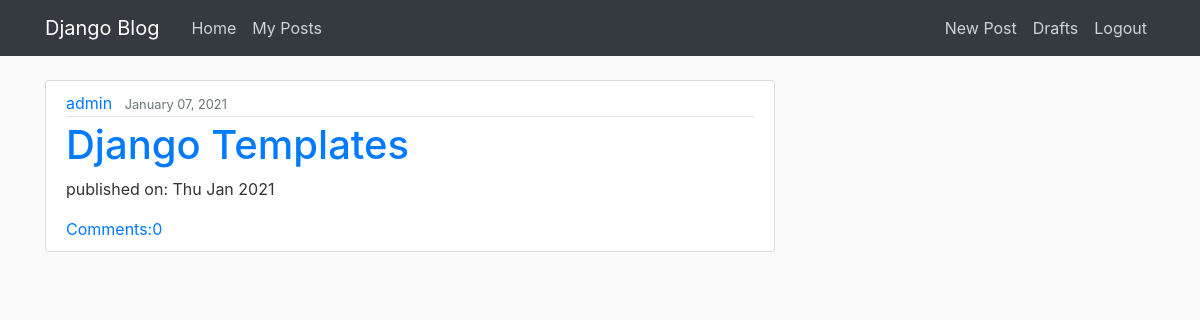
The app's page /blog/myposts/2/ (signed in) with its own data.
### blog/models.py (models this page shows, shortened)
class Post(models.Model):
    author=models.ForeignKey('auth.User',on_delete=models.CASCADE)
    title=models.CharField(max_length=200)
    text=models.TextField()
    created_date=models.DateTimeField(default=timezone.now)
    published_date=models.DateTimeField(blank=True,null=True)
    def approve_comments(self):
        return self.comments.filter(approved_comment=True)

### blog/views.py (the view)
# urls.py: path('myposts/<int:pk>/',views.MyPostsView.as_view(),name='my_posts'),
class MyPostsView(ListView):
    template_name='my_posts.html'
    model=Post
    def get_queryset(self):
        return Post.objects.filter(author=self.request.user).filter(published_date__lte=timezone.now()).order_by('-published_date')

### blog/templates/blog/my_posts.html
{% extends "blog/base.html" %}
{% block content%}
<main role="main" class="container">
  <div class="row">
    <div class="col-md-8">
      <div class="centerstage">
          {%for post in post_list%}
          <article class="media content-section">
            <div class="media-body">
              <div class="article-metadata">
                <a class="mr-2" href="#">{{ post.author }}</a>
                <small class="text-muted">{{post.published_date|date:"F d, Y" }}</small>
              </div>
              <h1><a href="{% url 'post_detail' pk=post.pk %}">{{post.title}}</a></h1>
              <div class="date">
                  <p>published on: {{post.published_date|date:"D M Y"}}</p>
              </div>
              <a href="{% url 'post_detail' pk=post.pk %}">Comments:{{ post.approve_comments.count }}</a>
            </div>
          </article>
          {% endfor %}
      </div>
    </div>
  </div>
</main>
{% endblock %}

### blog/static/css/blog.css (style rules this page uses)
body { background: #fafafa; color: #333333; margin-top: 5rem; }
h1, h2, h3, h4, h5, h6 { color: #444444; }
.content-section { background: #ffffff; padding: 10px 20px; border: 1px solid #dddddd; border-radius: 3px; margin-bottom: 20px; }
.article-metadata { padding-bottom: 1px; margin-bottom: 4px; border-bottom: 1px solid #e3e3e3 }

### records on screen
Post: author "admin", published_date "January 07, 2021", title "Django Templates", published_date "Thu Jan 2021", approve_comments.count "0"
